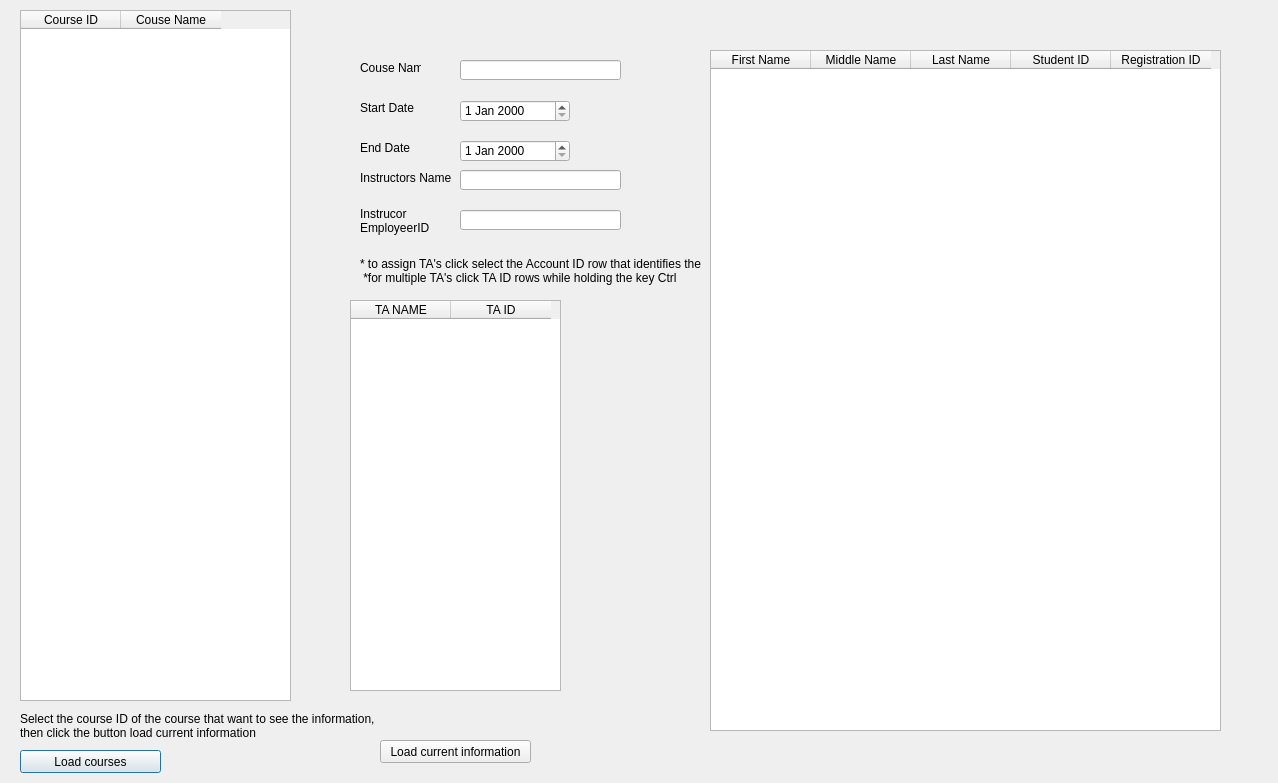
<?xml version="1.0" encoding="UTF-8"?>
<ui version="4.0">
 <class>view_course</class>
 <widget class="QDialog" name="view_course">
  <property name="geometry">
   <rect>
    <x>0</x>
    <y>0</y>
    <width>1278</width>
    <height>783</height>
   </rect>
  </property>
  <property name="windowTitle">
   <string>Dialog</string>
  </property>
  <widget class="QLabel" name="label_8">
   <property name="geometry">
    <rect>
     <x>360</x>
     <y>230</y>
     <width>341</width>
     <height>81</height>
    </rect>
   </property>
   <property name="text">
    <string>* to assign TA's click select the Account ID row that identifies the Ta
 *for multiple TA's click TA ID rows while holding the key Ctrl</string>
   </property>
  </widget>
  <widget class="QLineEdit" name="Text_instructorEmployeeID">
   <property name="geometry">
    <rect>
     <x>460</x>
     <y>210</y>
     <width>161</width>
     <height>20</height>
    </rect>
   </property>
  </widget>
  <widget class="QLabel" name="label_6">
   <property name="geometry">
    <rect>
     <x>360</x>
     <y>200</y>
     <width>71</width>
     <height>41</height>
    </rect>
   </property>
   <property name="text">
    <string>Instrucor
EmployeerID</string>
   </property>
  </widget>
  <widget class="QPushButton" name="pushButton_LoadCourse">
   <property name="geometry">
    <rect>
     <x>20</x>
     <y>750</y>
     <width>141</width>
     <height>23</height>
    </rect>
   </property>
   <property name="text">
    <string>Load courses</string>
   </property>
  </widget>
  <widget class="QLineEdit" name="Text_instructorName">
   <property name="geometry">
    <rect>
     <x>460</x>
     <y>170</y>
     <width>161</width>
     <height>20</height>
    </rect>
   </property>
  </widget>
  <widget class="QLabel" name="label_7">
   <property name="geometry">
    <rect>
     <x>360</x>
     <y>170</y>
     <width>91</width>
     <height>16</height>
    </rect>
   </property>
   <property name="text">
    <string>Instructors Name</string>
   </property>
  </widget>
  <widget class="QPushButton" name="pushButton_currentInfo">
   <property name="geometry">
    <rect>
     <x>380</x>
     <y>740</y>
     <width>151</width>
     <height>23</height>
    </rect>
   </property>
   <property name="text">
    <string>Load current information</string>
   </property>
  </widget>
  <widget class="QTableWidget" name="Ta_list">
   <property name="geometry">
    <rect>
     <x>350</x>
     <y>300</y>
     <width>211</width>
     <height>391</height>
    </rect>
   </property>
   <property name="editTriggers">
    <set>QAbstractItemView::NoEditTriggers</set>
   </property>
   <column>
    <property name="text">
     <string>TA NAME</string>
    </property>
   </column>
   <column>
    <property name="text">
     <string>TA ID</string>
    </property>
   </column>
  </widget>
  <widget class="QLabel" name="label_4">
   <property name="geometry">
    <rect>
     <x>360</x>
     <y>140</y>
     <width>61</width>
     <height>16</height>
    </rect>
   </property>
   <property name="text">
    <string>End Date</string>
   </property>
  </widget>
  <widget class="QDateEdit" name="date_startDate">
   <property name="geometry">
    <rect>
     <x>460</x>
     <y>100</y>
     <width>110</width>
     <height>22</height>
    </rect>
   </property>
  </widget>
  <widget class="QLineEdit" name="Text_courseName">
   <property name="geometry">
    <rect>
     <x>460</x>
     <y>60</y>
     <width>161</width>
     <height>20</height>
    </rect>
   </property>
  </widget>
  <widget class="QTableWidget" name="Courses">
   <property name="geometry">
    <rect>
     <x>20</x>
     <y>10</y>
     <width>271</width>
     <height>691</height>
    </rect>
   </property>
   <column>
    <property name="text">
     <string>Course ID</string>
    </property>
   </column>
   <column>
    <property name="text">
     <string>Couse Name</string>
    </property>
   </column>
  </widget>
  <widget class="QLabel" name="label_3">
   <property name="geometry">
    <rect>
     <x>360</x>
     <y>100</y>
     <width>61</width>
     <height>16</height>
    </rect>
   </property>
   <property name="text">
    <string>Start Date</string>
   </property>
  </widget>
  <widget class="QDateEdit" name="date_endDate">
   <property name="geometry">
    <rect>
     <x>460</x>
     <y>140</y>
     <width>110</width>
     <height>22</height>
    </rect>
   </property>
  </widget>
  <widget class="QLabel" name="label_5">
   <property name="geometry">
    <rect>
     <x>360</x>
     <y>60</y>
     <width>61</width>
     <height>16</height>
    </rect>
   </property>
   <property name="text">
    <string>Couse Name</string>
   </property>
  </widget>
  <widget class="QLabel" name="label">
   <property name="geometry">
    <rect>
     <x>20</x>
     <y>700</y>
     <width>371</width>
     <height>51</height>
    </rect>
   </property>
   <property name="text">
    <string>Select the course ID of the course that want to see the information,
then click the button load current information</string>
   </property>
  </widget>
  <widget class="QTableWidget" name="Student_List">
   <property name="geometry">
    <rect>
     <x>710</x>
     <y>50</y>
     <width>511</width>
     <height>681</height>
    </rect>
   </property>
   <column>
    <property name="text">
     <string>First Name</string>
    </property>
   </column>
   <column>
    <property name="text">
     <string>Middle Name</string>
    </property>
   </column>
   <column>
    <property name="text">
     <string>Last Name</string>
    </property>
   </column>
   <column>
    <property name="text">
     <string>Student ID</string>
    </property>
   </column>
   <column>
    <property name="text">
     <string>Registration ID</string>
    </property>
   </column>
  </widget>
 </widget>
 <resources/>
 <connections/>
</ui>
